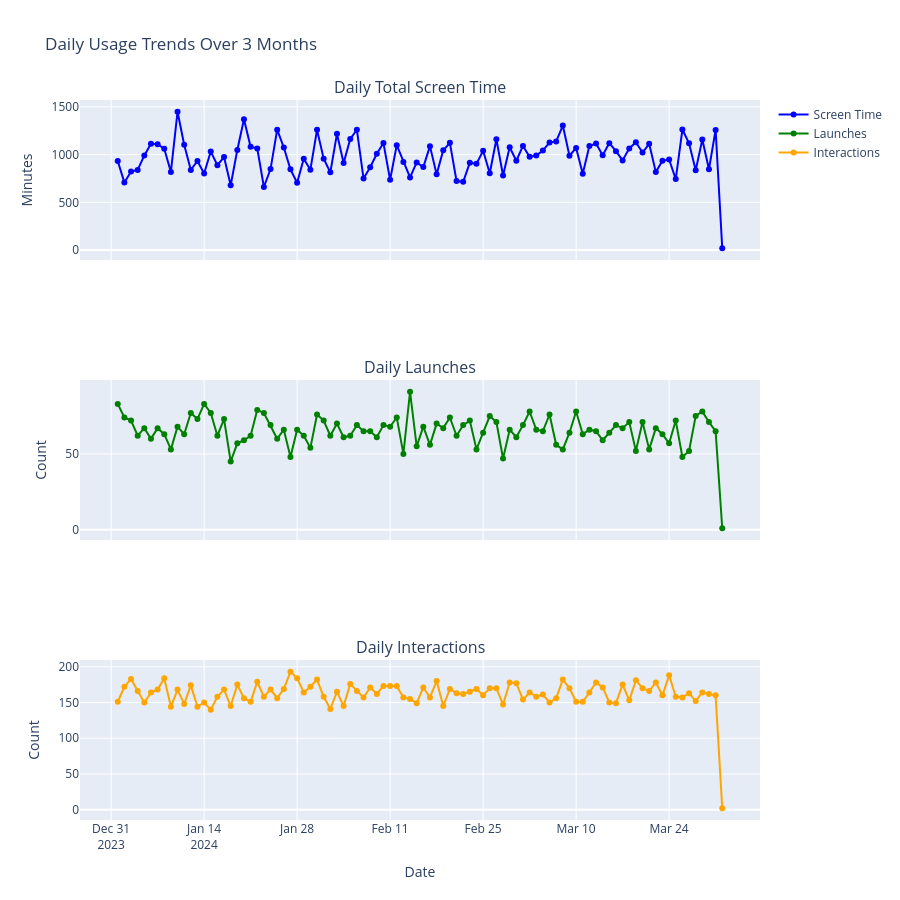

Notebook code cell kept with this figure:
### Markdown cell above
## 2. Usage Pattern Analysis

Analyze daily and weekly screen time trends to identify behavioral cycles and peak usage hours.

### Code cell
# Daily Screen Time Trends
daily_time = df.groupby('date_only').agg({
    'screen_time_min': 'sum',
    'launches': 'sum',
    'interactions': 'sum'
}).reset_index()

daily_time['date_only'] = pd.to_datetime(daily_time['date_only'])

fig = make_subplots(
    rows=3, cols=1,
    subplot_titles=("Daily Total Screen Time", "Daily Launches", "Daily Interactions"),
    shared_xaxes=True
)

fig.add_trace(go.Scatter(x=daily_time['date_only'], y=daily_time['screen_time_min'],
                         mode='lines+markers', name='Screen Time', line=dict(color='blue')),
              row=1, col=1)

fig.add_trace(go.Scatter(x=daily_time['date_only'], y=daily_time['launches'],
                         mode='lines+markers', name='Launches', line=dict(color='green')),
              row=2, col=1)

fig.add_trace(go.Scatter(x=daily_time['date_only'], y=daily_time['interactions'],
                         mode='lines+markers', name='Interactions', line=dict(color='orange')),
              row=3, col=1)

fig.update_xaxes(title_text="Date", row=3, col=1)
fig.update_yaxes(title_text="Minutes", row=1, col=1)
fig.update_yaxes(title_text="Count", row=2, col=1)
fig.update_yaxes(title_text="Count", row=3, col=1)
fig.update_layout(height=900, title_text="Daily Usage Trends Over 3 Months")
fig.show()

print("Daily Statistics:")
print(daily_time[['screen_time_min', 'launches', 'interactions']].describe())
